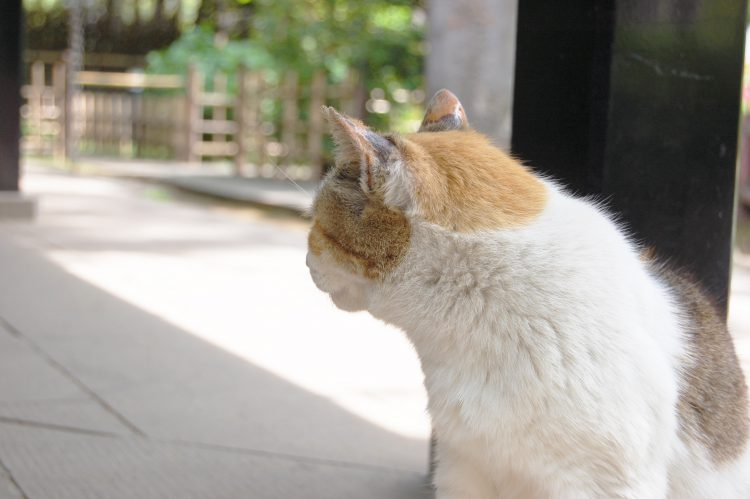
%> input picture adpDSC_2595-750x499.jpg, 750 x 499 px
$ octave kadai2.m   (GNU Octave 9; MATLAB toolbox functions it lacks are replaced by stand-ins)
%> lines starting %> are read from the running program, lines starting %| are printed output that depends on the picture; in (x1, y1, x2, y2) boxes, pixels count from 0 and x2, y2 are one past the last pixel; in counts of white or black regions, pixels touching at a corner belong together; the program's own positions count from 1
% 課題２　階調数と疑似輪郭
% ２階調，４階調，８階調の画像を生成せよ．
% 下記はサンプルプログラムである．
% 課題作成にあたっては「Lenna」以外の画像を用いよ．

clear; % 変数のオールクリア

ORG=imread('adpDSC_2595-750x499.jpg'); % 原画像の入力
%> ORG is the input picture: size 499x750x3 uint8; mean R, G, B 160.4, 155.7, 145
ORG = rgb2gray(ORG); colormap(gray); colorbar;
%> after `ORG = rgb2gray(ORG)`:
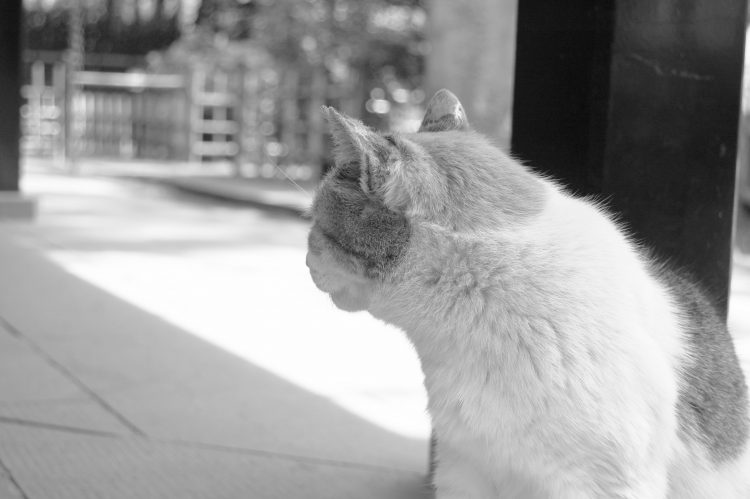
%> ORG: size 499x750 uint8; min 11, max 255, mean 155.8
imagesc(ORG); axis image; % 画像の表

pause; % 一時停止

% ２階調画像の生成
IMG = ORG>128;
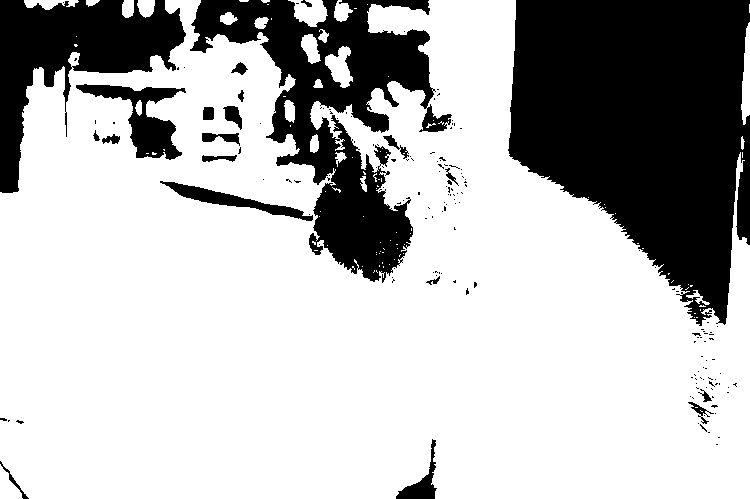
%> IMG: size 499x750 logical; 72.2% white; 167 black regions (146 under 20 px), largest, box (x1, y1, x2, y2) and area: (508, 0, 750, 326) 55240, (190, 0, 452, 283) 26878, (0, 0, 186, 193) 14506
imagesc(IMG); colormap(gray); colorbar;  axis image;

pause;

% ４階調画像の生成
IMG0 = ORG>64;
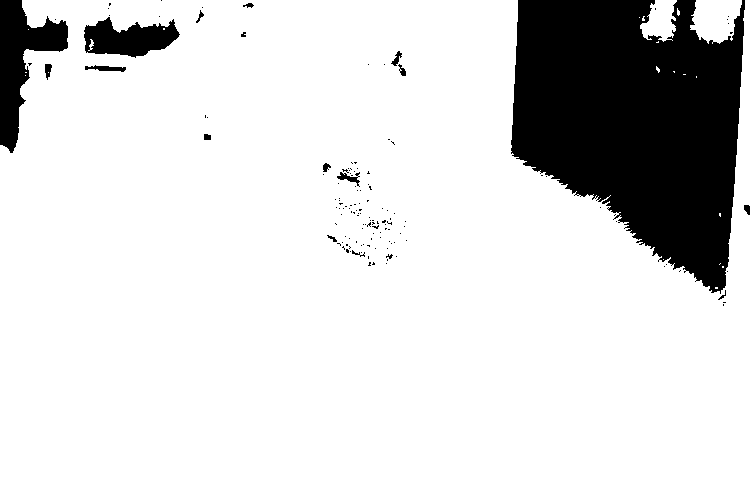
%> IMG0: size 499x750 logical; 85.1% white; 140 black regions (124 under 20 px), largest, box (x1, y1, x2, y2) and area: (511, 0, 745, 294) 47590, (0, 0, 68, 153) 4508, (84, 17, 180, 58) 2444
IMG1 = ORG>128;
IMG2 = ORG>192;
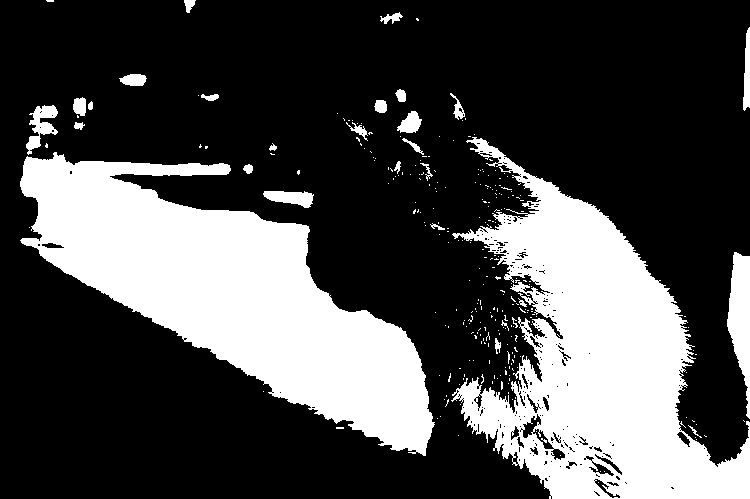
%> IMG2: size 499x750 logical; 29.4% white; 283 white regions (254 under 20 px), largest, box (x1, y1, x2, y2) and area: (20, 152, 435, 456) 53711, (451, 137, 750, 499) 49212, (727, 252, 750, 419) 2300
IMG = IMG0 + IMG1 + IMG2;
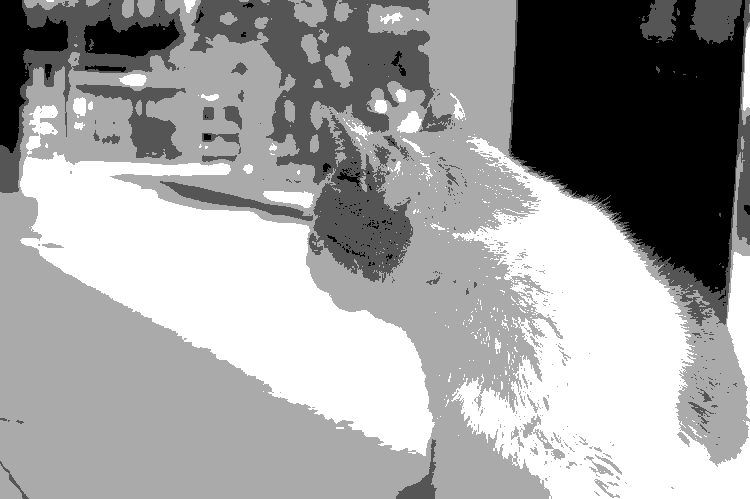
%> IMG: size 499x750 double; min 0, max 3, mean 1.87; drawn with min black and max white
imagesc(IMG); colormap(gray); colorbar;  axis image;

pause;

% ８階調については，各自検討してください．
IMG00 = ORG>32;
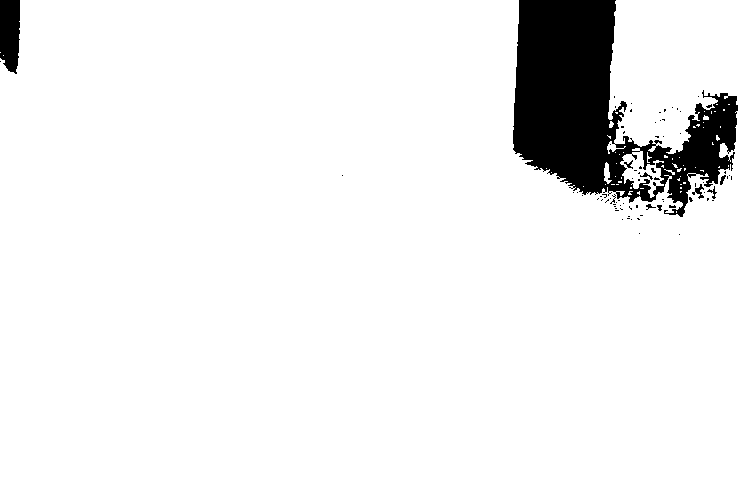
%> IMG00: size 499x750 logical; 93.3% white; 80 black regions (71 under 20 px), largest, box (x1, y1, x2, y2) and area: (513, 0, 738, 217) 23271, (0, 0, 20, 74) 1302, (692, 184, 704, 199) 71
IMG0 = ORG>64;
IMG1 = ORG>128;
IMG2 = ORG>192;
IMG3 = ORG>256;
%> IMG3: size 499x750 logical; every value is 0
IMG = IMG00 + IMG0 + IMG1 + IMG2 + IMG3;
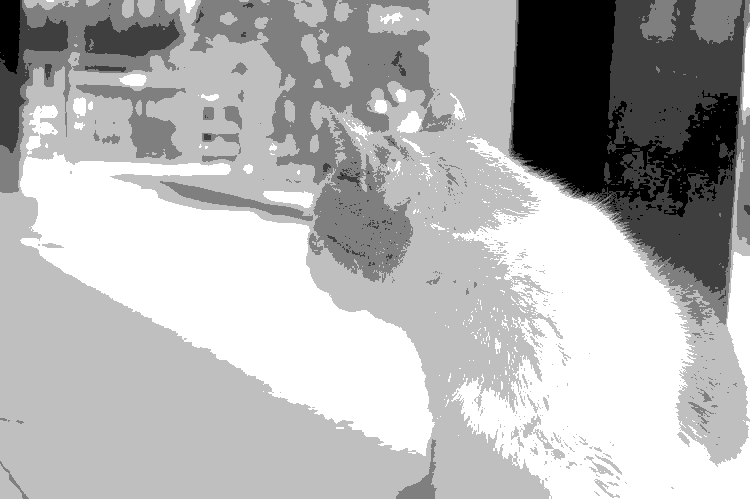
%> IMG: size 499x750 double; min 0, max 4, mean 2.8; drawn with min black and max white
imagesc(IMG); colormap(gray); colorbar;  axis image;
